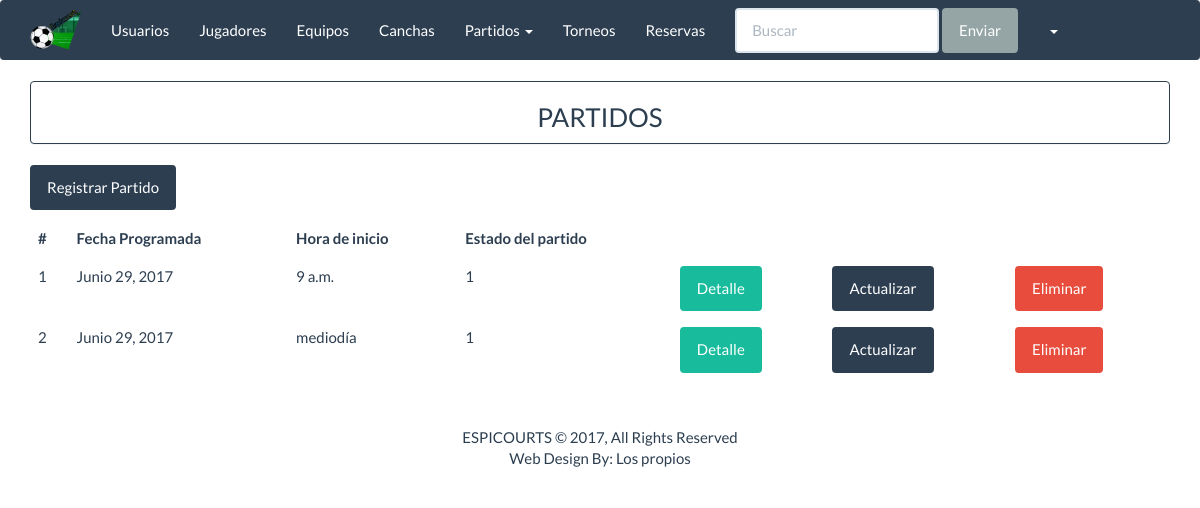
Screenshot of /espicourts/partidos_listar with the database file from the repository.
### apps/inicio/models.py (models this page shows, shortened)
class Partido(models.Model):
    fecha_partido=models.DateField()
    hora_inicio=models.TimeField()
    hora_fin = models.TimeField(null=True,blank=True)
    tipos=((1,'Amistoso'),)
    tipo_partido=models.SmallIntegerField(choices=tipos)
    resultado=models.CharField('Resultado',max_length=30,null=True,blank=True)
    estados = ((1, 'No iniciado'), (2, 'En proceso'), (3, 'Finalizado'))
    estado_partido = models.SmallIntegerField(choices=estados)
    cancha=models.ForeignKey(Cancha)
    local=models.ForeignKey(Equipo,related_name='equipo_1',null=True)
    visitante=models.ForeignKey(Equipo,related_name='equipo_2',null=True)
    class Meta:
        db_table='partido'

### apps/inicio/views.py (the view)
class ListarPartido(ListView):
    model = Partido
    template_name = "partido/partido_listar.html"
    context_object_name = "partidos"

### templates/partido/partido_listar.html (shortened to what this page needs)
{% extends 'base/base.html' %}
{% block  content%}
<div class="panel panel-primary" align="center">
    <h3>PARTIDOS</h3>
</div>
<a class="btn btn-primary " href="{% url 'espicourts:partidos_crear' %}" >Registrar Partido</a>
<div class="table-responsive">
    <table class="table table-hover">
        <thead>
            <tr>
                <th>#</th>
                <th>Fecha Programada</th>
                <th>Hora de inicio </th>
                <th>Estado del partido </th>
            </tr>
        </thead>
        <tbody>
            {% for c in partidos%}
            <tr>
                <td>{{ c.id }}</td>
                <td>{{ c.fecha_partido}}</td>
                <td>{{ c.hora_inicio}}</td>
                <td>{{ c.estado_partido}}</td>
                <td>
                     <a href="{% url 'espicourts:partidos_detalle' c.id %}" button class="btn btn-success"> Detalle</a>
                </td>
                <td>
                     <a href="{% url 'espicourts:partidos_actualizar' c.id %}" button class="btn btn-primary"> Actualizar</a>
                </td>
                <td>
                     <a href="{% url 'espicourts:partidos_eliminar' c.id %}" button class="btn btn-danger"> Eliminar</a>
                </td>
            </tr>
            {% endfor %}
        </tbody>
    </table>
</div>
{% endblock%}

### rows the page displays
Partido: id "1", fecha_partido "Junio 29, 2017", hora_inicio "9 a.m.", estado_partido "1"
Partido: id "2", fecha_partido "Junio 29, 2017", hora_inicio "mediodía", estado_partido "1"
